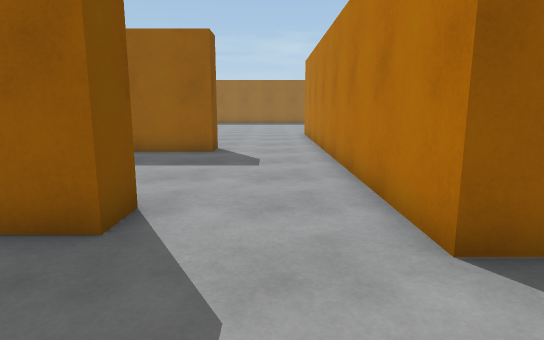
View 1 (above)

24 first-person views from a walk through a Unity game level. The camera is 1.3 m above the floor, tilts 10° down and sees 75° across. The floor is counted in squares, 1 m on a side. Each view is taken from the middle of a square. On the plan, view 1 faces up. The plan holds only what a view shows up to about 15 squares ahead; the rest is blank. The place goes on beyond the plan. The player character is not drawn. Surface patterns are stand-ins for the level's own textures.

View 2
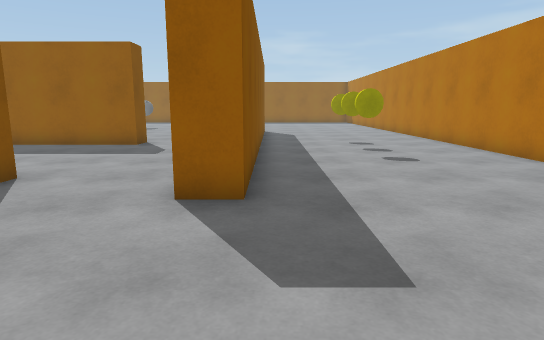

View 3
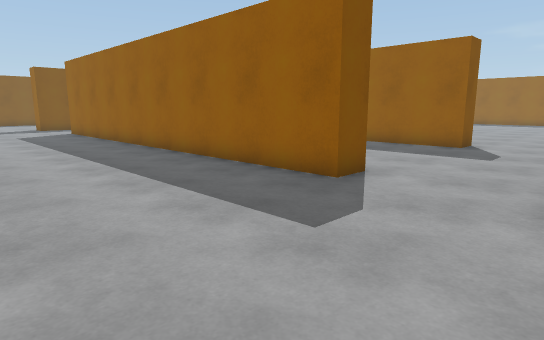

View 4
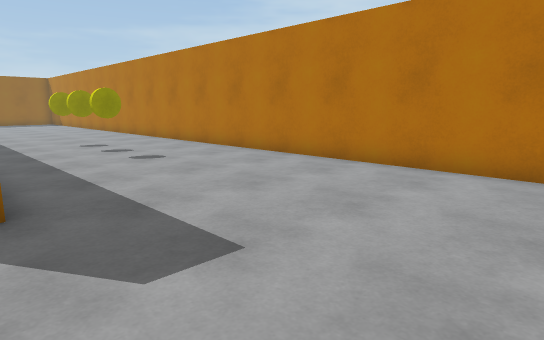

View 5
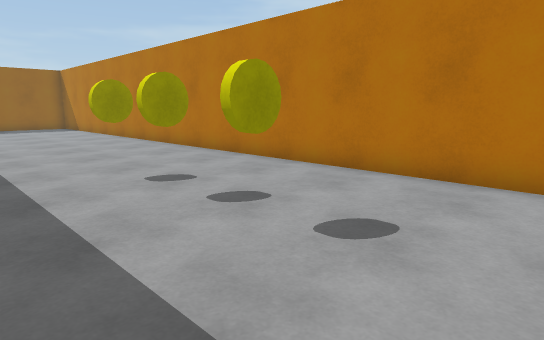

View 6
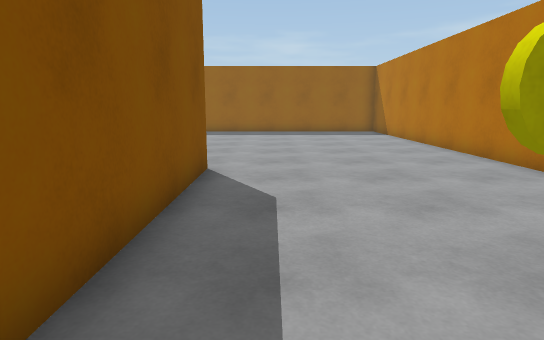

View 7
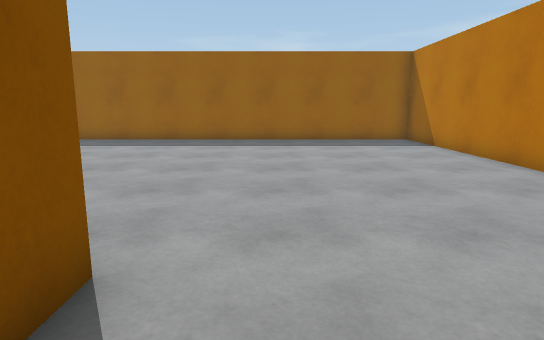

View 8
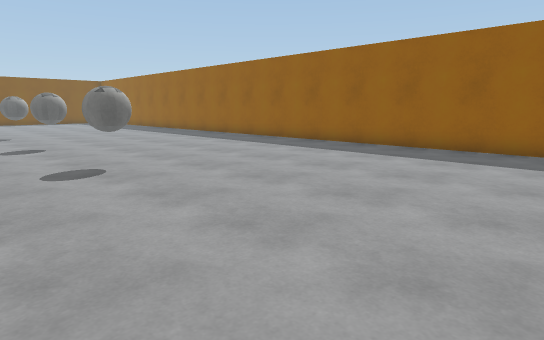

View 9
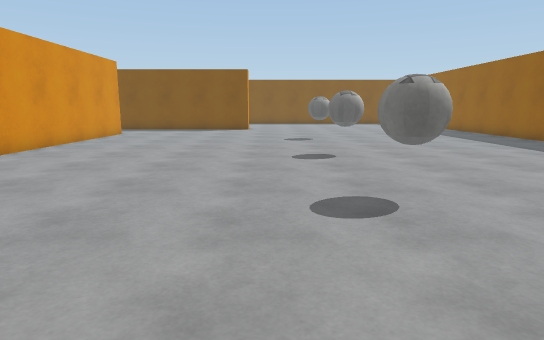

View 10
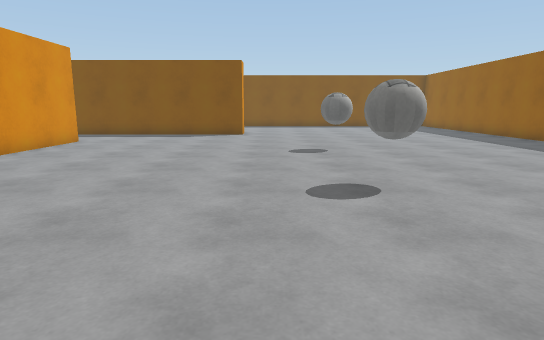

View 11
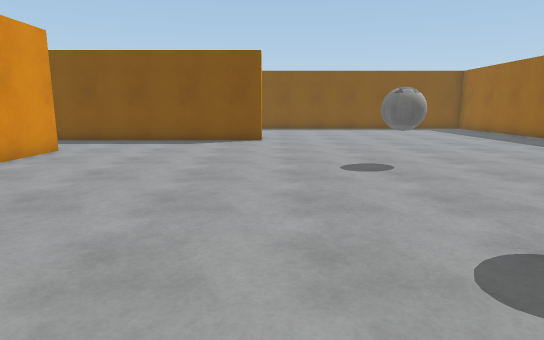

View 12
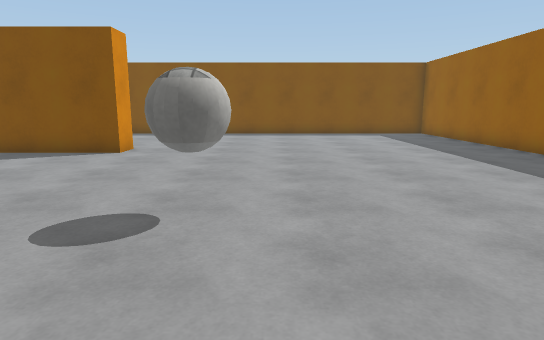

View 13
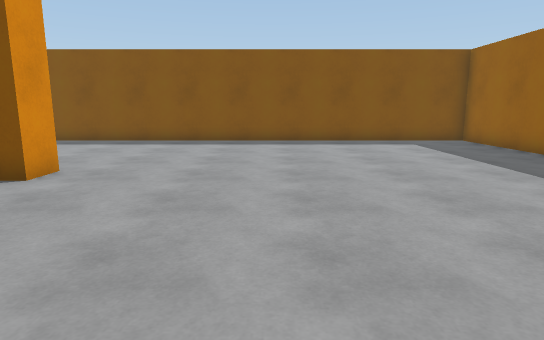

View 14
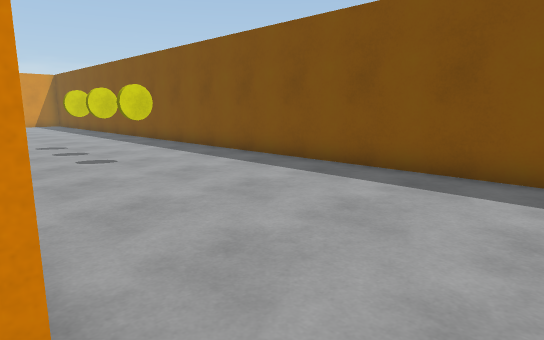

View 15
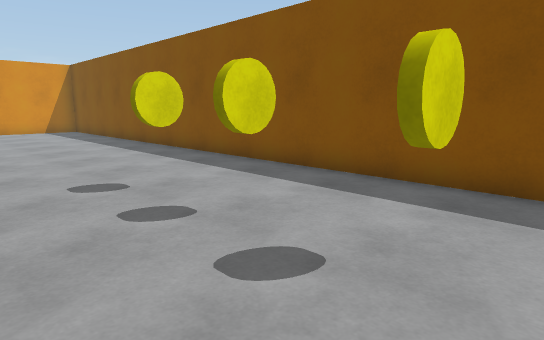

View 16
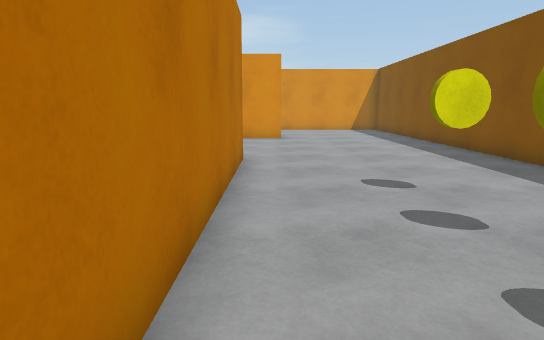

View 17
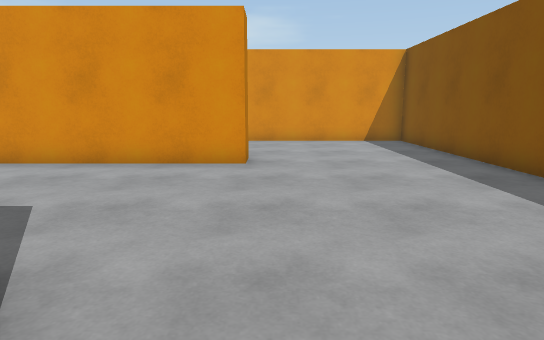

View 18
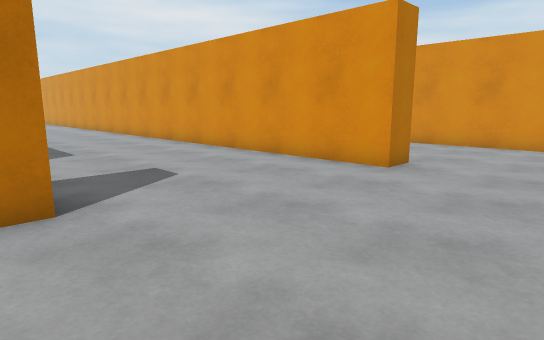

View 19
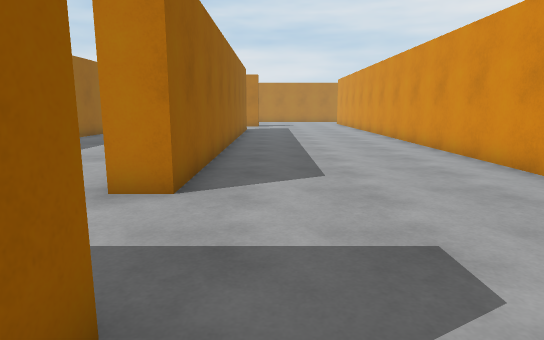

View 20
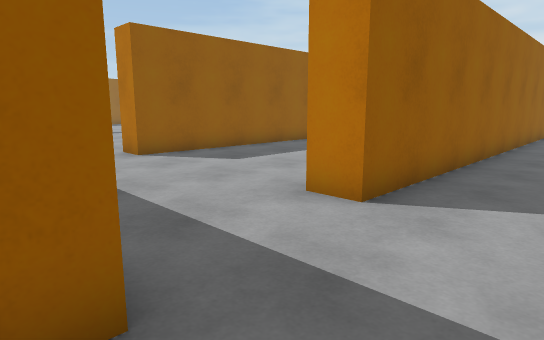

View 21
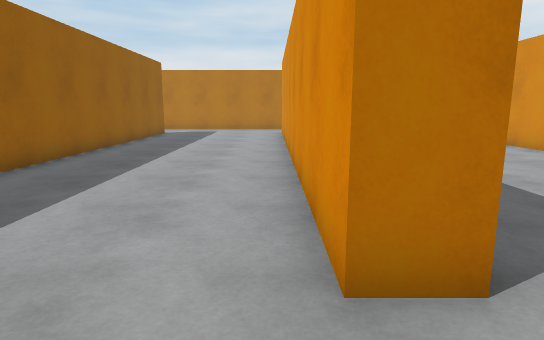

View 22
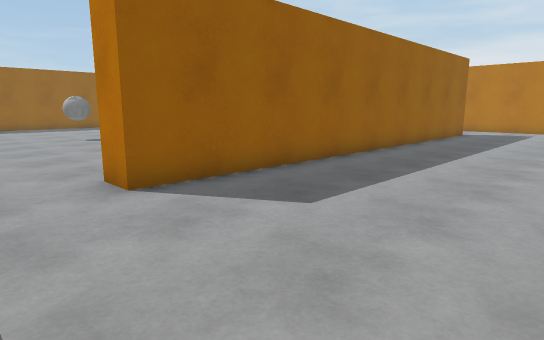

View 23
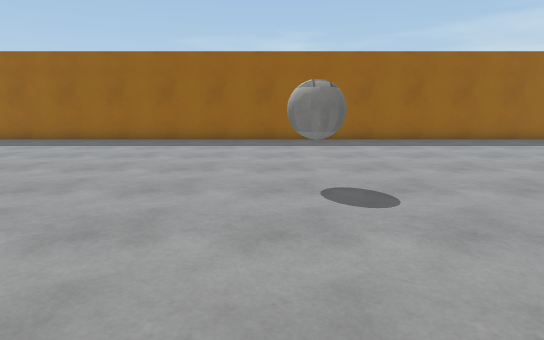

View 24
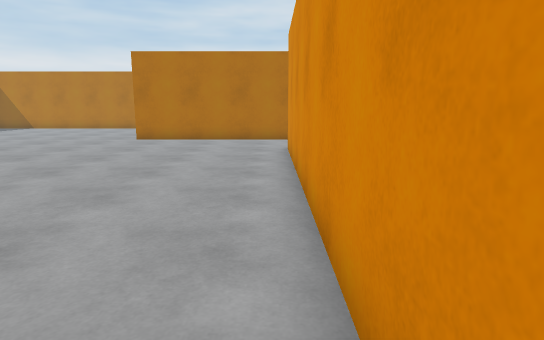

### Floor plan
Points are (right, up) in squares from view 1. A wall is a line through its corners. A room is listed if a view was taken in it or the views show most of it. See-through windows are left out.
Room 1 (views 1, 2, 3, 4, 5, 6, 7, 8, 9, 10, 11, 12, 13, 14, 15, 16, 17, 18, 19, 20, 21, 22, 23, 24)
walls: (-1.8, 11.5) (-1.8, 10.5) (-17.7, 10.5) (-17.7, 11.5) (-1.8, 11.5); (-1.8, 4.6) (-1.8, 3.5) (-17.7, 3.5) (-17.7, 4.5) (-5.1, 4.5); (2.6, 17.6) (2.6, 2.9) (1.6, 2.9) (1.6, 17.6); (-22.4, 17.6) (-21.3, 17.6) (-21.3, 9.4); (-21.3, 2.9) (-22, 2.9); (-22.3, 2.9) (-22.3, 11.2); (-23.4, -4.3) (-23.4, -3.2) (-7.5, -3.2); (9.6, -1.1) (9.6, 29.6) (-29.1, 29.6) (-29.1, -9.1) (-21.2, -9.1)
objects: white ball (-15, 21); white ball (-10, 21); white ball (-5, 21)

Where each view was taken, in squares from view 1:
view 1: 0 up, 0 right, facing up
view 2: 2 down, 3 right, facing up
view 3: 2 down, 2 right, facing up-left
view 4: 2 down, 2 right, facing up-right
view 5: 5 up, 3 right, facing up-right
view 6: 10 up, 4 right, facing up
view 7: 15 up, 4 right, facing up
view 8: 18 up, 3 right, facing up-left
view 9: 19 up, 0 right, facing left
view 10: 19 up, 4 left, facing left
view 11: 18 up, 7 left, facing left
view 12: 22 up, 11 left, facing left
view 13: 22 up, 15 left, facing left
view 14: 19 up, 22 left, facing down-left
view 15: 12 up, 23 left, facing down-left
view 16: 12 up, 23 left, facing down
view 17: 5 up, 24 left, facing down
view 18: 4 up, 27 left, facing down-right
view 19: 2 up, 23 left, facing right
view 20: 1 up, 22 left, facing up-right
view 21: 5 up, 20 left, facing right
view 22: 5 up, 20 left, facing up-right
view 23: 15 up, 16 left, facing up
view 24: 12 up, 13 left, facing right
